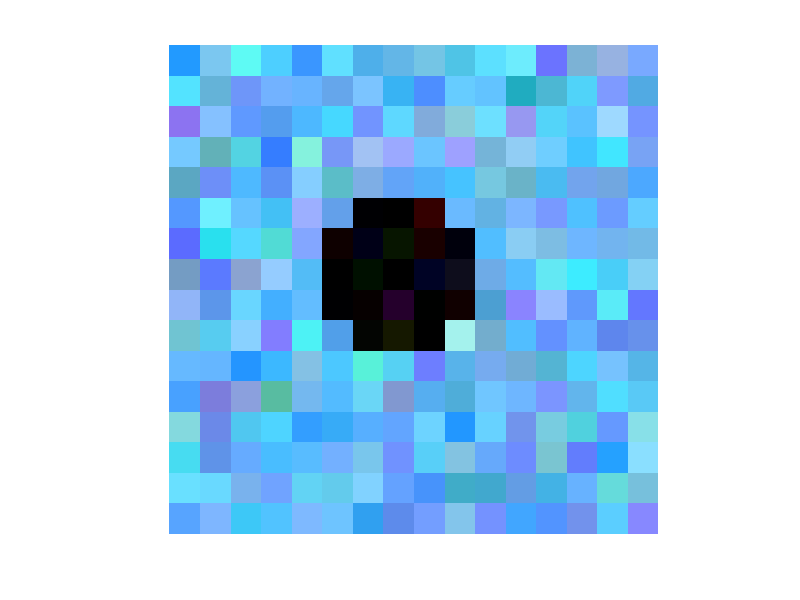

MATLAB code to generate this figure: (Note: this script raises an error after producing the figure.)
clear
rng(1);
n=16;
m=16;

% RGB fi
for k=1:3
    for i=1:n
        for j=1:n
            if (i-n/2)^2+(j-n/2)^2<(n/6)^2
                y(i,j,k)=0;
            else
                y(i,j,k)=0.3*k+0.1;
            end
        end
    end
end
y = imresize(y,[m m]); y = y+0.1*randn(m,m,3);
figure;
imshow(y)
for i=1:3
    x{i}=y(:,:,i);
    x{i}=x{i}(:);
end
x0=cell2mat(x);

% for i=1:n
%     for j=1:n
%         if (i-n/2)^2+(j-n/2)^2<(n/6)^2
%             y(i,j)=0;
%         else
%             y(i,j)=1;
%         end
%     end
% end
% 
% y = y+0.1*randn(m,m);
% x0 = y(:);

graph = decomp_graph(m);
graph_GFL = cell2mat(graph');
graph0 = graph{1};
graph1 = [graph{2};graph{3};graph{4}];
%% 1D experiment with lambda = 1
lambda=1;
tic;
[x1 obj_alone]=admm(x0,lambda,2,graph0,graph1,10000);
toc

allrho=2.^[0:1:6];
iter_num=2000;
colors=[1,0,0;0,1,0;0,0,1;0.5,0,0;0,0.5,0;0,0,0.5;0.5,0.5,0;0,0.5,0.5;0.5,0,0.5;1,1,0;0,1,1;1,0,1;0,0,0];
tic;
for i=1:length(allrho)
    [x1 obj1{i}] = admm(x0,lambda,allrho(i),graph0,graph1,iter_num);
end
t1=toc;
% Plot the graph
h1=figure;
for i=1:length(allrho)
    semilogy(1:iter_num,obj1{i}-obj_alone(end),'Color',colors(i,:),'LineWidth',2);
    hold on;
end
h_legend=legend('\rho=2^{0}','2^{1}','2^{2}','2^{3}','2^{4}','2^{5}','2^{6}','Location','NorthEast');
set(h_legend,'FontSize',16);
ylabel('error','FontSize',16)
xlabel('number of iterations','FontSize',16)
set(gcf, 'OuterPosition', [100 100 500 450]);
title('Algorithm 1','FontSize',16)
axis([0,2000,10^-13,10^4])

%~~~~~~~~~~~~~Network Lasso~~~~~~~~~~~~~~~~~~~~~~~~~~
tic;
for i=1:length(allrho)
    [x1 obj2{i}] = admm_GFL(x0,lambda,allrho(i),graph_GFL,iter_num);
end
t2=toc;
% Plot the graph
h2=figure;
for i=1:length(allrho)
    semilogy(1:iter_num,obj2{i}-obj_alone(end),'Color',colors(i,:),'LineWidth',2);
    hold on;
end
h_legend=legend('\rho=2^{0}','2^{1}','2^{2}','2^{3}','2^{4}','2^{5}','2^{6}','Location','NorthEast');
set(h_legend,'FontSize',16);
ylabel('error','FontSize',16)
xlabel('number of iterations','FontSize',16)
set(gcf, 'OuterPosition', [100 100 500 450]);
title('Network Lasso Algorithm','FontSize',16)
axis([0,2000,10^-13,10^4])
%~~~~~~~~~~~~~~~~~~~~~~~~~~~~~~~~~~~~~~~~~~~~~~~~~~~~~~
fprintf('Alogirhtm 1 takes %s second, Network Fused Lasso Algorithm takes %d second. Lambda=1.\n',t1,t2)
saveas(h1,[pwd '\figures\2Dlambda1_alogirhtm1.png'])
saveas(h2,[pwd '\figures\2Dlambda1_NFL.png'])


%% lambda=10;

lambda=10;


%[x2 obj_alone]=admm(x0,lambda,2,graph0,graph1,10000);
[x2 obj_alone]=admm_NFL(x0,lambda,2,graph_GFL,10000);



allrho=2.^[0:1:6];
iter_num=2000;
colors=[1,0,0;0,1,0;0,0,1;0.5,0,0;0,0.5,0;0,0,0.5;0.5,0.5,0;0,0.5,0.5;0.5,0,0.5;1,1,0;0,1,1;1,0,1;0,0,0];
tic;
for i=1:length(allrho)
    [x2 obj1{i}] = admm(x0,lambda,allrho(i),graph0,graph1,iter_num);
end
t1=toc;
% Plot the graph
h3=figure;
for i=1:length(allrho)
    semilogy(1:iter_num,obj1{i}-obj_alone(end),'Color',colors(i,:),'LineWidth',2);
    hold on;
end
h_legend=legend('\rho=2^{0}','2^{1}','2^{2}','2^{3}','2^{4}','2^{5}','2^{6}','Location','NorthEast');
set(h_legend,'FontSize',16);
ylabel('error','FontSize',16)
xlabel('number of iterations','FontSize',16)
set(gcf, 'OuterPosition', [100 100 500 450]);
title('Algorithm 1','FontSize',16)
axis([0,2000,10^-13,10^4])

%~~~~~~~~~~~~~Network Lasso~~~~~~~~~~~~~~~~~~~~~~~~~~
tic;
for i=1:length(allrho)
    [x2 obj2{i}] = admm_NFL(x0,lambda,allrho(i),graph_GFL,iter_num);
end
t2=toc;
% Plot the graph
h4=figure;
for i=1:length(allrho)
    semilogy(1:iter_num,obj2{i}-obj_alone(end),'Color',colors(i,:),'LineWidth',2);
    hold on;
end
h_legend=legend('\rho=2^{0}','2^{1}','2^{2}','2^{3}','2^{4}','2^{5}','2^{6}','Location','NorthEast');
set(h_legend,'FontSize',16);
ylabel('error','FontSize',16)
xlabel('number of iterations','FontSize',16)
set(gcf, 'OuterPosition', [100 100 500 450]);
title('Network Lasso Algorithm','FontSize',16)
axis([0,2000,10^-13,10^4])
%~~~~~~~~~~~~~~~~~~~~~~~~~~~~~~~~~~~~~~~~~~~~~~~~~~~~~~
fprintf('Alogirhtm 1 takes %s second, Network Fused Lasso Algorithm takes %d second. Lambda=10.\n',t1,t2)
saveas(h3,[pwd '\figures\2Dlambda10_alogirhtm1.png'])
saveas(h4,[pwd '\figures\2Dlambda10_NFL.png'])


%beta1=reshape(x2{end},[m m 3]);
%figure;
%imshow(beta2)

%% 
lambda=10;


%[x2 obj_alone]=admm(x0,lambda,2,graph0,graph1,10000);
[x2 obj_alone]=admm_NFL(x0,lambda,2,graph_GFL,10000);



allrho=[2:0.4:4];
iter_num=2000;
colors=[1,0,0;0,1,0;0,0,1;0.5,0,0;0,0.5,0;0,0,0.5;0.5,0.5,0;0,0.5,0.5;0.5,0,0.5;1,1,0;0,1,1;1,0,1;0,0,0];


for i=1:length(allrho)
    [x2 obj1{i}] = admm(x0,lambda,allrho(i),graph0,graph1,iter_num);
end

% Plot the graph
h4=figure;
for i=1:length(allrho)
    semilogy(1:iter_num,obj1{i}-obj_alone(end),'Color',colors(i,:),'LineWidth',2);
    hold on;
end
h_legend=legend('\rho=2','2.4','2.8','3.2','3.6','4.0','2^{6}','Location','NorthEast');
set(h_legend,'FontSize',16);
ylabel('error','FontSize',16)
xlabel('number of iterations','FontSize',16)
set(gcf, 'OuterPosition', [100 100 500 450]);
title('Algorithm 1','FontSize',16)
axis([0,2000,10^-13,10^4])



